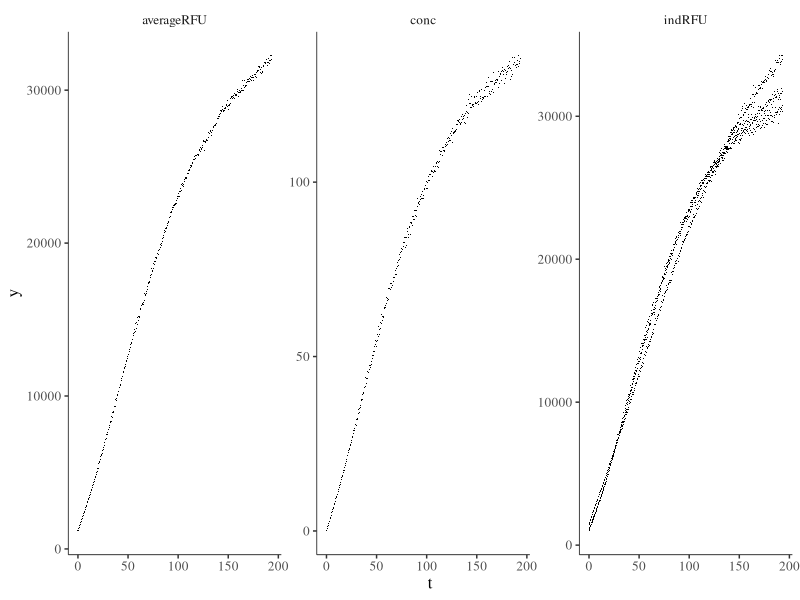

Recreate this plot in R.
library(ggplot2)
library(ggsci)
library(ggthemes)
dat <- read.csv("MIE_fig4.csv")
v <- ggplot(data = dat) + geom_point(aes(x=t,y=y),shape = ".")+facet_wrap(~type,scales="free")+theme_tufte()
w <- v+theme(axis.line = element_line(size = 0.25, colour = "black"))+theme(text=element_text(size=12))
ggsave(plot = w, width = 8, height = 3, dpi = 300, filename = "miefig4.pdf")
